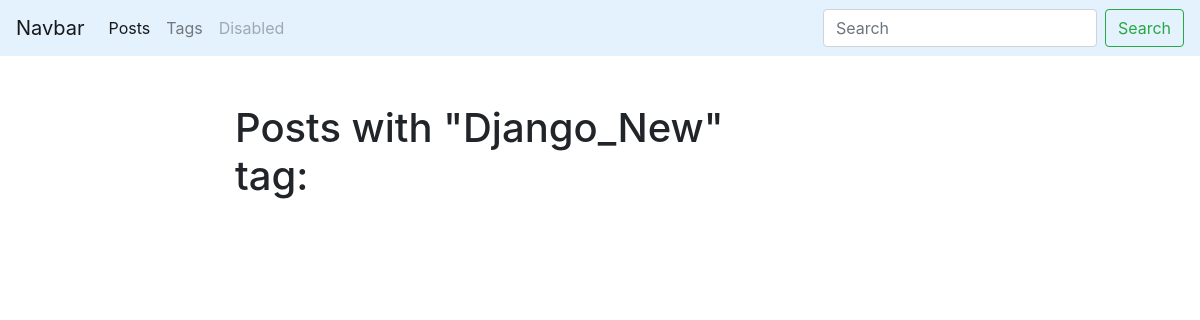
Before: /blog/tag/django_/ with the older database file.
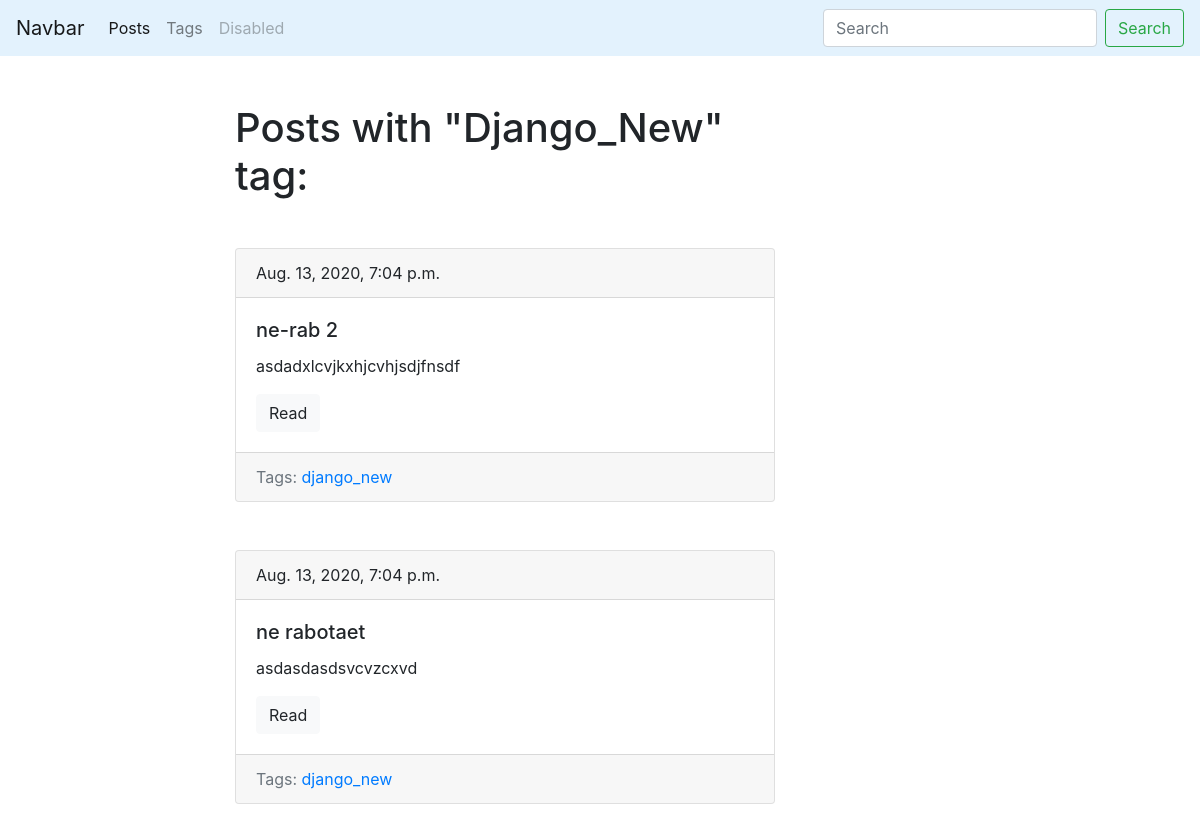
After: the same page with the newer database file.
### blog/models.py (models this page shows, shortened)
class Tag(models.Model):
    title = models.CharField(max_length=50)
    slug = models.SlugField(max_length=150, unique=True)
    def get_absolute_url(self):
        return reverse('tag_detail_url', kwargs={'slug': self.slug})
    class Meta:
        ordering = ['title']

class Post(models.Model):
    title = models.CharField(max_length=150, db_index=True) #db_index - делает индекс каждому полю
    slug = models.SlugField(max_length=150, blank=True, unique=True)    #unique - делает каждое поле уникальным
    body = models.TextField(blank=True, db_index=True)      #blank=True - позволяет оставлять поле пустым
    tags = models.ManyToManyField('Tag', blank=True, related_name='posts') #related_name - для связи с классом Tag будет использоваться 'posts'
    date_pub = models.DateTimeField(auto_now_add=True)
    def get_absolute_url(self):
        return reverse('post_detail_url', kwargs={'slug': self.slug})  # возвращает ссылку на конкретный пост
    class Meta:
        ordering = ['-date_pub']

### blog/views.py (the view)
# urls.py: path('tag/<str:slug>/', TagDetail.as_view(), name='tag_detail_url'),
class TagDetail(ObjectDetailMixin, View):
    model = Tag
    template = 'blog/tag_detail.html'

### blog/utils.py (called while the page is built)
    def get(self, request, slug):
        obj = get_object_or_404(self.model, slug__iexact=slug)  #Вoзвращает на странице ошибку 404 если переходишь по несуществующему адресу
        return render(request, self.template, context={self.model.__name__.lower(): obj, 'admin_object': obj, 'detail': True})

### blog/templates/blog/tag_detail.html (shortened to what this page needs)
{% extends 'blog/base_block.html' %}
{% block content %}
    <h1 class="mb-5">Posts with "{{ tag.title|title }}" tag:</h1>
    {% for post in tag.posts.all %}
		{% include 'blog/includes/post_card_template.html' %}
    {% endfor %}
{% endblock %}

### blog/templates/blog/base_block.html (shortened to what this page needs)
{% extends 'base.html' %}

### templates/base.html (shortened to what this page needs)
{% load static %}
<!DOCTYPE html>
<html lang="en">
<head>
    <link rel="stylesheet" href="https://stackpath.bootstrapcdn.com/bootstrap/4.5.0/css/bootstrap.min.css">
    <link rel="stylesheet" href="{% static 'css/styles.css' %}">
</head>
<body>
    <nav class="navbar navbar-expand-lg navbar-light" style="background-color: #e3f2fd;">
      <a class="navbar-brand" href="#">Navbar</a>
      <div class="collapse navbar-collapse" id="navbarSupportedContent">
        <ul class="navbar-nav mr-auto">
          <li class="nav-item active">
            <a class="nav-link" href="{% url 'post_list_url' %}">Posts</a>
          </li>
          <li class="nav-item">
            <a class="nav-link" href="{% url 'tags_list_url' %}">Tags</a>
          </li>
          <li class="nav-item">
            <a class="nav-link disabled" href="#" tabindex="-1" aria-disabled="true">Disabled</a>
          </li>
        </ul>
        <form class="form-inline my-2 my-lg-0">
          <input class="form-control mr-sm-2" type="search" placeholder="Search" aria-label="Search">
          <button class="btn btn-outline-success my-2 my-sm-0" type="submit">Search</button>
        </form>
      </div>
    </nav>
    <div class="container mt-5">
        <div class="row">
            <div class="col-6 offset-md-2">
                {% block content %}{% endblock %}
            </div>
        </div>
    </div>
</body>
</html>

### blog/templates/blog/includes/post_card_template.html
<div class="card mb-5">
  	<div class="card-header">
    	{{ post.date_pub }}
  	</div>
  	<div class="card-body">
   		<h5 class="card-title">{{ post.title }}</h5>
    	<p class="card-text">{{ post.body|truncatewords:15 }}</p>
    	<a href="{{ post.get_absolute_url }}" class="btn btn-light">Read</a>
  	</div>
  	<div class="card-footer text-muted">
    	Tags:
    	{% for tag in post.tags.all %}
			<a href="{{ tag.get_absolute_url }}"> {{ tag.title }} </a>
    	{% endfor %}
  	</div>
</div>

Changed rows visible on the page:
added Post: date_pub "Aug. 13, 2020, 7:04 p.m.", title "ne-rab 2", body "asdadxlcvjkxhjcvhjsdjfnsdf", Tag (title "django_new")
added Post: date_pub "Aug. 13, 2020, 7:04 p.m.", title "ne rabotaet", body "asdasdasdsvcvzcxvd", Tag (title "django_new")
